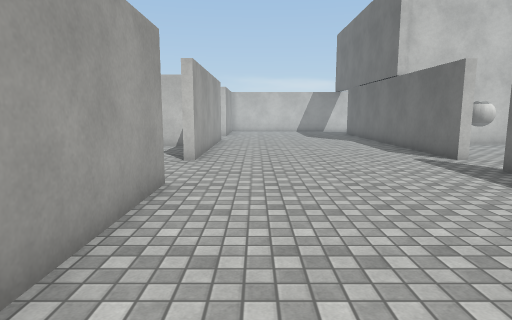
[1] (above)

21 first-person views from a walk through a 3-D level made in the Unity game engine. The camera is 1.4 m above the floor, tilts 8° down and sees 75° across. The floor is counted in squares, 1 m on a side. Each view is taken from the middle of a square. On the plan, view 1 faces up. The plan holds only what a view shows up to about 15 squares ahead; the rest is blank. The place goes on beyond the plan. The player is left out. Surface patterns are stand-ins for the level's own textures.

[2]
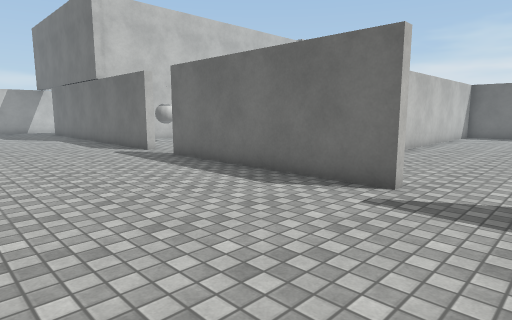

[3]
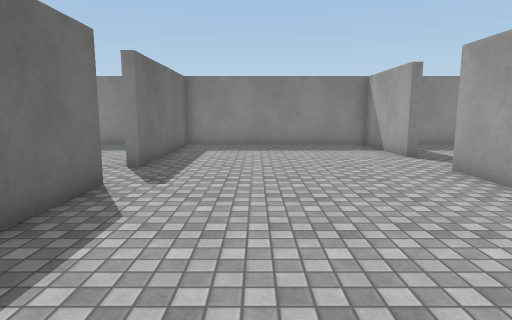

[4]
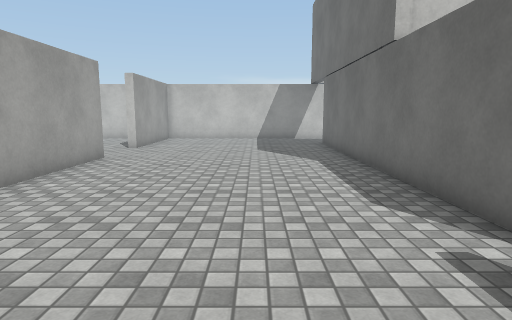

[5]
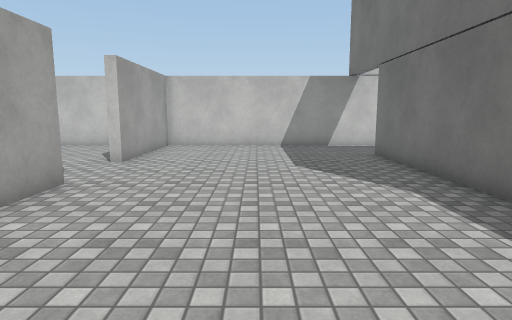

[6]
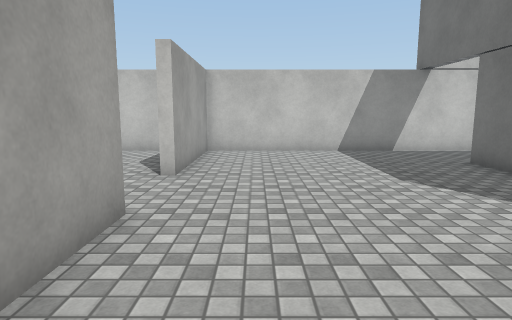

[7]
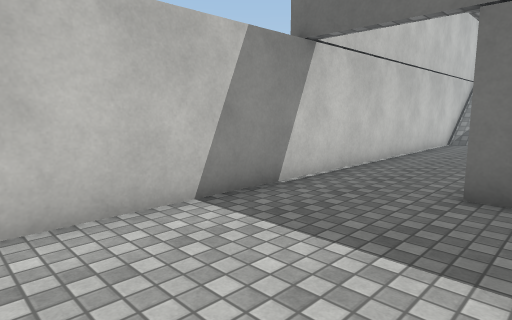

[8]
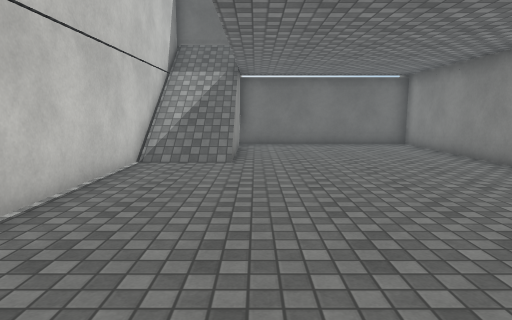

[9]
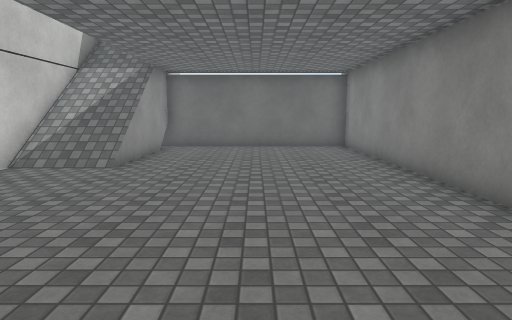

[10]
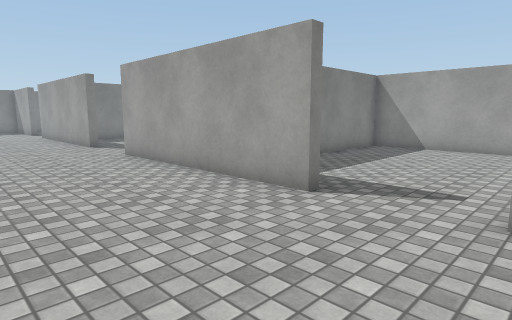

[11]
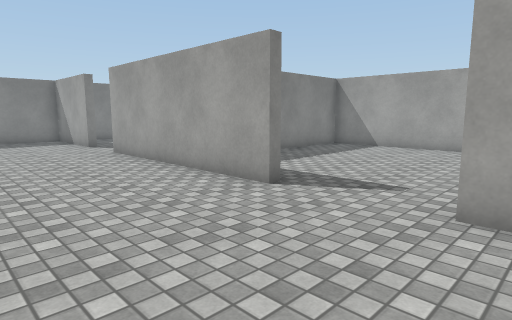

[12]
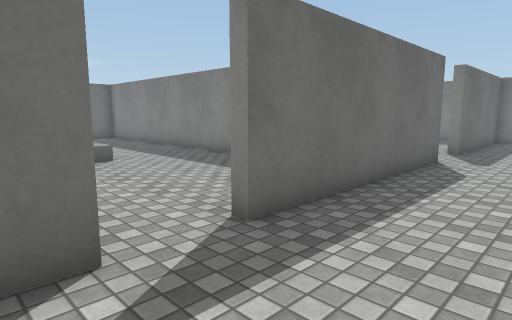

[13]
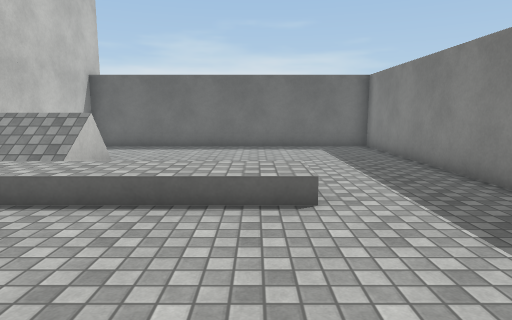

[14]
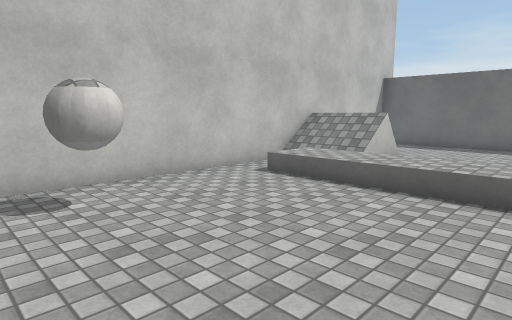

[15]
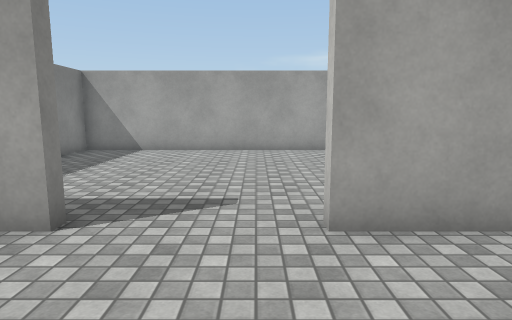

[16]
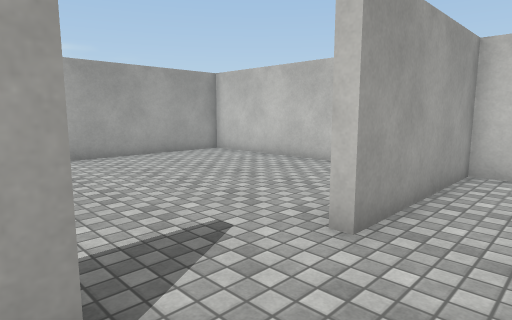

[17]
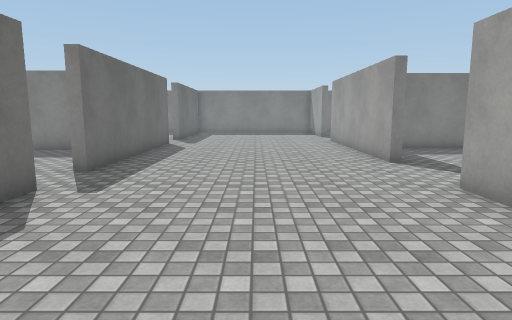

[18]
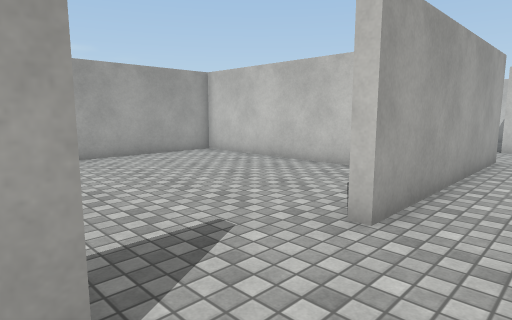

[19]
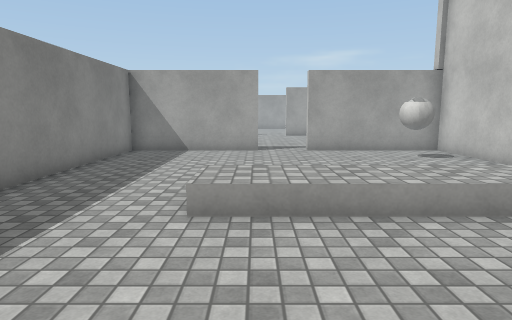

[20]
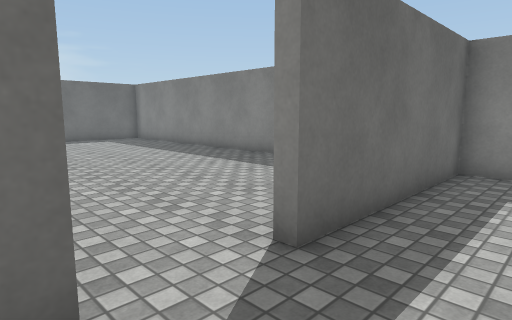

[21]
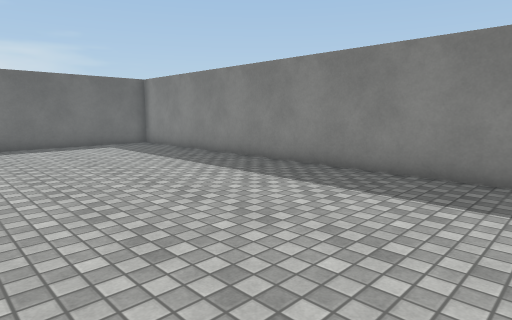

### Floor plan
Key: @ floor where view 1 was taken; # wall or solid block; . main floor; : floor 0.5 m higher than the main floor; / step, stairs or slope; = window, fence, low wall or low ledge; B ball.
Columns run from 11 left of view 1 to 22 right of it. Each row starts with its distance up from view 1.
 26 ##################################
 25 #....... #................../////#
 24 #........#................../////#
 23 #........#..................//==/#
 22 #........#.......#. .............#
 21 #........#.......#  .............#
 20 #................#  .............#
 19 #................# . ............#
 18 #................#   ............#
 17 #........#.......#   ............#
 16 #....... #.......#    ...........#
 15 #.....   #.......#################
 14 ##########.......#........//=   .#
 13 #........#.......#.BB.../://= ...#
 12 #........#.......#....../:/=#....#
 11 #........#.......#....../:.......#
 10 #........#.......#....../:.......#
  9 #......................./:.......#
  8 #................#....../:.......#
  7 #................#......//.......#
  6 #........#.......#...............#
  5 #........#.......#...............#
  4 #........#.......#...............#
  3 #....... #.......#################
  2 ##########.......#   ........
  1          #.......#............
  0          #.@..................
 -1          #....................
 -2          ........#...............#
 -3         .........#...............#
 -4        ..#.......#...............#
 -5        ..#.......#...............#
 -6       ...#.......# ..............#
 -7       .. #.......# ..............
 -8      ############################

Where each view was taken, in squares from view 1:
view 1: 0 up, 0 right, facing up
view 2: 2 down, 0 right, facing up-right
view 3: 7 up, 3 right, facing down
view 4: 7 up, 3 right, facing up
view 5: 11 up, 2 right, facing up
view 6: 13 up, 0 right, facing up
view 7: 21 up, 0 right, facing up-right
view 8: 22 up, 7 right, facing right
view 9: 19 up, 8 right, facing right
view 10: 21 up, 3 right, facing down-left
view 11: 11 up, 3 right, facing down-left
view 12: 11 up, 3 right, facing down-right
view 13: 8 up, 8 right, facing right
view 14: 8 up, 7 right, facing up-right
view 15: 9 up, 2 right, facing left
view 16: 17 up, 0 right, facing up-left
view 17: 16 up, 2 right, facing down
view 18: 6 up, 0 right, facing up-left
view 19: 8 up, 19 right, facing left
view 20: 1 up, 4 right, facing down-right
view 21: 0 up, 7 right, facing down-right
